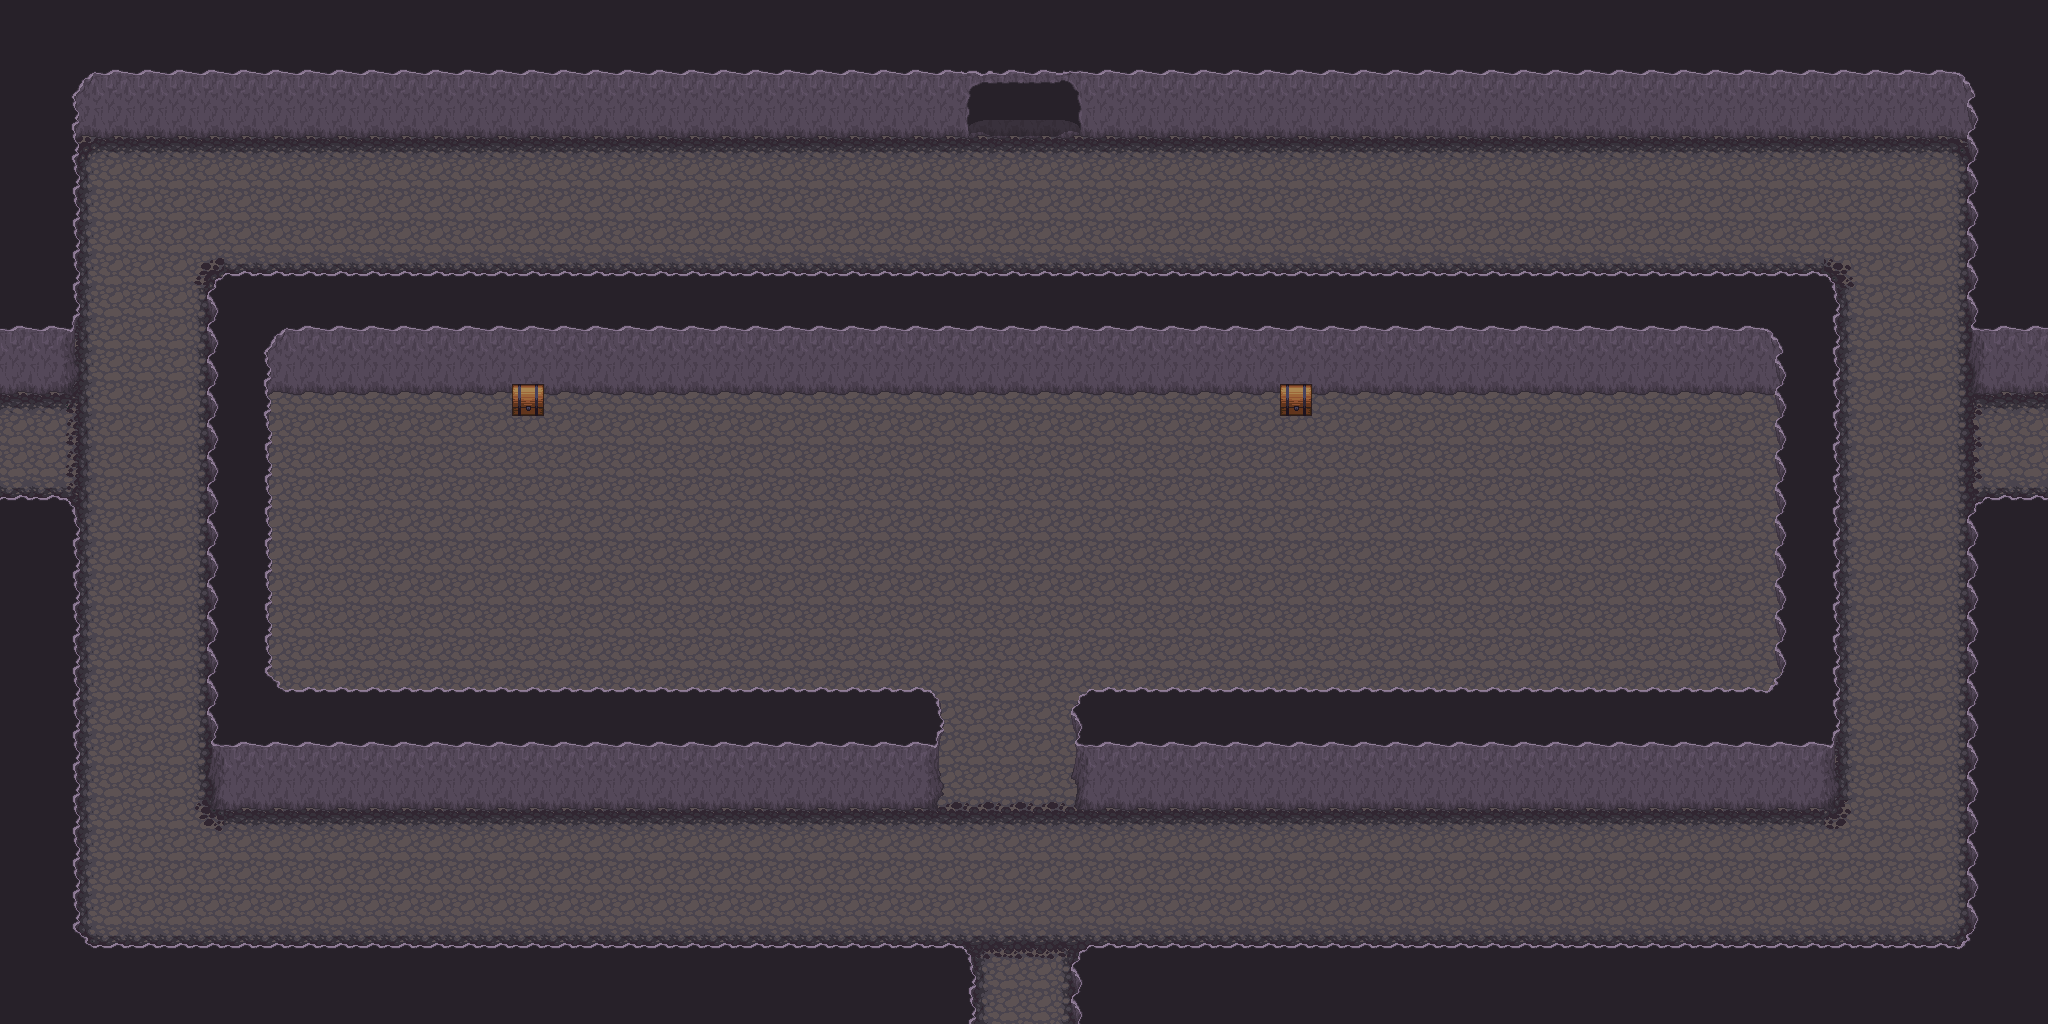

A level layout from a 2D game, rendered from its tile map. Below: a short description, then the map file with tile-grid data replaced by summaries:
An orthogonal 64x32 tile map with 32x32 px tiles, 5 tile layers (Sol, Sol +1, Sol + 2, Wall, ...), 7 hidden layers not drawn, 8 tilesets.

<map version="1.0" orientation="orthogonal" renderorder="right-down" width="64" height="32" tilewidth="32" tileheight="32" nextobjectid="1">
 <tileset firstgid="1" name="Artis_dock" tilewidth="32" tileheight="32" tilecount="128" columns="16">
  <image source="../Ressources/Artis_dock.png" width="512" height="256" />
 </tileset>
 <tileset firstgid="129" name="base_out_atlas" tilewidth="32" tileheight="32" tilecount="1024" columns="32">
  <image source="../Ressources/base_out_atlas.png" width="1024" height="1024" />
 </tileset>
 <tileset firstgid="1153" name="build_atlas" tilewidth="32" tileheight="32" tilecount="1024" columns="32">
  <image source="../Ressources/build_atlas.png" width="1024" height="1024" />
 </tileset>
 <tileset firstgid="2177" name="caves" tilewidth="32" tileheight="32" tilecount="66" columns="11">
  <image source="../Ressources/caves.png" width="352" height="192" />
 </tileset>
 <tileset firstgid="2243" name="forest_tiles" tilewidth="32" tileheight="32" tilecount="256" columns="16">
  <image source="../Ressources/forest_tiles.png" width="512" height="512" />
 </tileset>
 <tileset firstgid="2499" name="obj_misk_atlas" tilewidth="32" tileheight="32" tilecount="1024" columns="32">
  <image source="../Ressources/obj_misk_atlas.png" width="1024" height="1024" />
 </tileset>
 <tileset firstgid="3523" name="terrain_atlas" tilewidth="32" tileheight="32" tilecount="1024" columns="32">
  <image source="../Ressources/terrain_atlas.png" width="1024" height="1024" />
 </tileset>
 <tileset firstgid="4547" name="tileset_stone_v4_p1" tilewidth="32" tileheight="32" tilecount="70" columns="5">
  <image source="../Ressources/tileset_stone_v4_p1.png" width="166" height="463" />
 </tileset>
 <layer name="Sol" width="64" height="32">
  <data>[2048 cells, 2048 non-empty, 1 distinct tile ids]</data>
 </layer>
 <layer name="Sol +1" width="64" height="32">
  <data>[2048 cells, 314 non-empty, 12 distinct tile ids]</data>
 </layer>
 <layer name="Sol + 2" width="64" height="32">
  <data>[2048 cells, 14 non-empty, 3 distinct tile ids]</data>
 </layer>
 <layer name="Wall" width="64" height="32">
  <data>[2048 cells, 1191 non-empty, 24 distinct tile ids]</data>
 </layer>
 <layer name="Door" width="64" height="32">
  <data>[2048 cells, 12 non-empty, 9 distinct tile ids]</data>
 </layer>
 <layer name="Collide" width="64" height="32" visible="0">
  <data>[2048 cells, 1137 non-empty, 1 distinct tile ids]</data>
 </layer>
 <layer name="TopDoorBlock" width="64" height="32" visible="0">
  <data>[2048 cells, 24 non-empty, 3 distinct tile ids]</data>
 </layer>
 <layer name="BottomDoorBlock" width="64" height="32" visible="0">
  <data>[2048 cells, 18 non-empty, 2 distinct tile ids]</data>
 </layer>
 <layer name="LeftDoorBlock" width="64" height="32" visible="0">
  <data>[2048 cells, 24 non-empty, 2 distinct tile ids]</data>
 </layer>
 <layer name="RightDoorBlock" width="64" height="32" visible="0">
  <data>[2048 cells, 24 non-empty, 2 distinct tile ids]</data>
 </layer>
 <layer name="SecretDoor" width="64" height="32" visible="0">
  <data>[2048 cells, 30 non-empty, 5 distinct tile ids]</data>
 </layer>
 <layer name="SecretCollide" width="64" height="32" visible="0">
  <data>[2048 cells, 15 non-empty, 1 distinct tile ids]</data>
 </layer>
</map>
